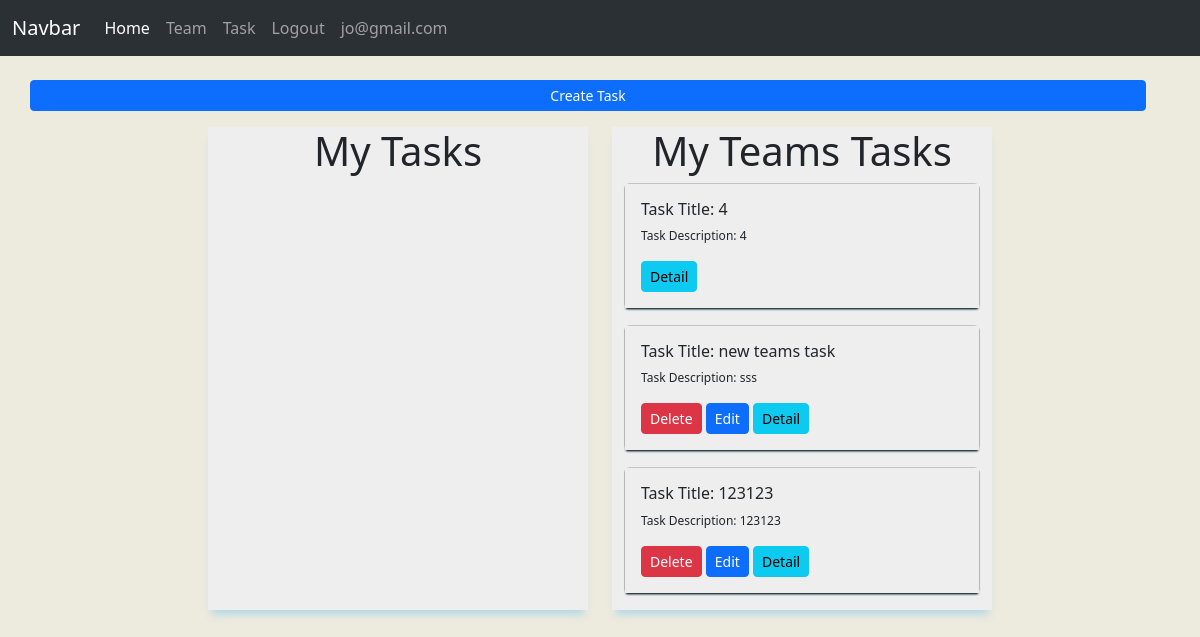
/task/ (signed in), run on an earlier commit of the app's database.
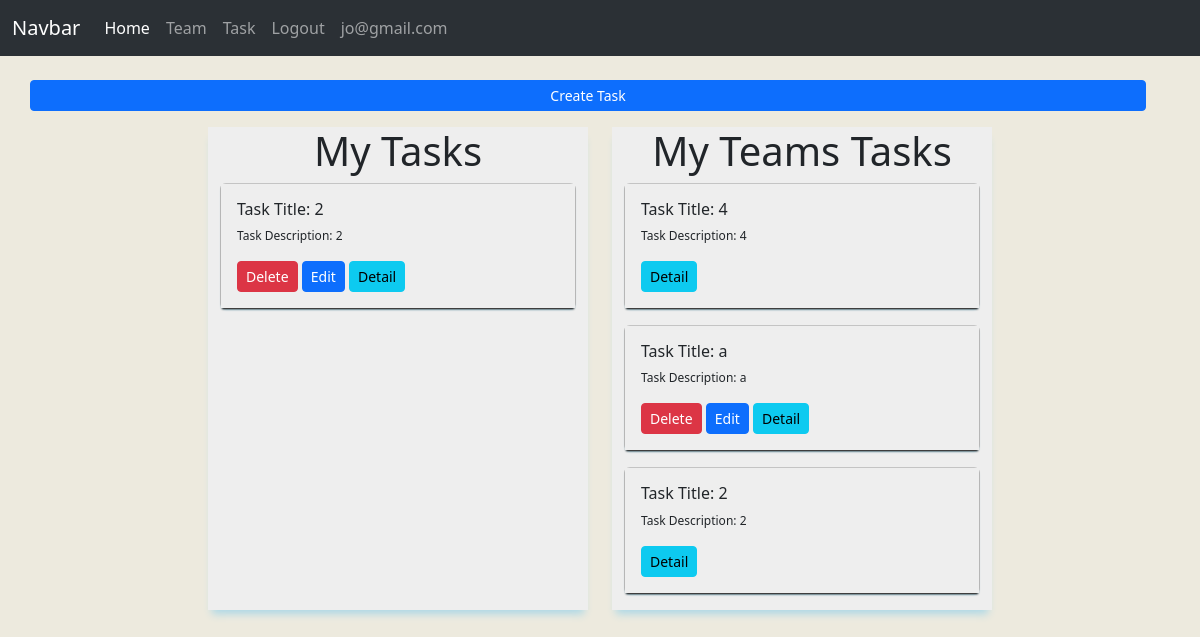
And on a later commit of the database.
### tasks/models.py (models this page shows, shortened)
class Task(models.Model):
    title = models.CharField(max_length=255,blank=False , null=False )
    description = models.TextField()
    user = models.ForeignKey(CustomUser,on_delete=models.CASCADE)
    created_at=models.DateTimeField(_("Created at"),auto_now_add=True)
    updated_at = models.DateTimeField(_("Updated at"), auto_now=True)
    is_done = models.BooleanField(_("Is Done") ,default=False)
    team = models.ForeignKey(Team, verbose_name=_("Team Name"), on_delete=models.CASCADE , blank=True, null=True)

### tasks/views.py (the view)
# urls.py: path('task/',views.TaskList.as_view(),name="task_list"),
class TaskList(LoginRequiredMixin,ListView):
    model = Task
    template_name = 'tasks/task_list.html'
    context_object_name = 'tasks'
    def get_queryset(self):
        return Task.objects.filter(Q(user=self.request.user) | Q(team__members=self.request.user)).distinct()

### templates/tasks/task_list.html (shortened to what this page needs)
{% extends "base.html" %}
{% block content %}
<div class="container">
    <div class="row mb-3">
        <div class="row justify-content-center align-items-center mt-4">
            <a href="{% if '/team_task_list' in request.path %} {% url 'team_task_create' team_id %} {% else %}{% url 'task_create' %}{% endif %}" class="btn btn-primary btn-sm">Create Task</a>
        </div>
    </div>
    <div class="row justify-content-center">
        {% if 'team_task_list' not in request.path %}
        <div class="col-md-4 me-4" style="  background: #eee;
        box-shadow: 0 8px 8px -4px lightblue;">
            <div class="text-center">
            <h1>My Tasks</h1>
            </div>
            {% for task in tasks %}
            {% if task.team is none %}
                <div class="card mb-3" style="background: #eee;box-shadow: 0 2px 2px -1px lightblue;">
                    <div class="card-body"style="background: #eee;box-shadow: 0 2px 2px -1px black;">
                        <h6 class="card-title">Task Title: {{ task.title }} </h6>
                        <p class="card-text" style="font-size: 12px;">Task Description: {{task.description}}</p>
                        <div class="mt-2 d-inline">
                                <form action="{% url 'task_delete' task.id %}" method="post" class="mr-2 d-inline">
                                <button type="submit" class="btn btn-danger btn-sm">Delete</button>
                                </form>
                                <a href="{% url "task_update" task.id %}" class="btn btn-primary btn-sm mr-2">Edit</a>
                                <a href="{% url 'task_detail' task.id %}" class="btn btn-info btn-sm">Detail</a>
                        </div>
                    </div>
                </div>
            {% endif %}
            {% endfor %}
        </div>
        {% endif %}
        <div class="col-md-4" style="  background: #eee;
        box-shadow: 0 8px 8px -4px lightblue;">
        <div class="text-center">
            <h1>My Teams Tasks</h1>
            </div>
            {% for task in tasks %}
            {% if task.team is not none %}
                <div class="card mb-3" style="background: #eee;box-shadow: 0 2px 2px -1px lightblue;">
                    <div class="card-body" style="background: #eee;box-shadow: 0 2px 2px -1px black;">
                        <h6 class="card-title">Task Title: {{ task.title }} </h6>
                        <p class="card-text" style="font-size: 12px;">Task Description: {{task.description}}</p>
                        <div class="mt-2 d-inline">
                                {% if request.user == task.team.owner %}
                                    <form action="{% url 'task_delete' task.id %}" method="post" class="mr-2 d-inline">
                                        <button type="submit" class="btn btn-danger btn-sm">Delete</button>
                                    </form>
                                    <a href="{% url "task_update" task.id %}" class="btn btn-primary btn-sm mr-2">Edit</a>
                                {% endif %}
                                <a href="{% url 'team_task_detail'   task.team.id task.id  %}" class="btn btn-info btn-sm">Detail</a>
                        </div>
                    </div>
                </div>
            {% endif %}
            {% endfor %}
        </div>
    </div>
</div>
{% endblock content %}

What changed in the data, as far as the page shows it:
removed Task: title "new teams task", description "sss", shows "Delete", shown under "My Teams Tasks"
removed Task: title "123123", description "123123", shows "Delete", shown under "My Teams Tasks"
added Task: title "2", description "2", shown under "My Tasks"
added Task: title "a", description "a", shows "Delete", shown under "My Teams Tasks"
added Task: title "2", description "2", shown under "My Teams Tasks"
